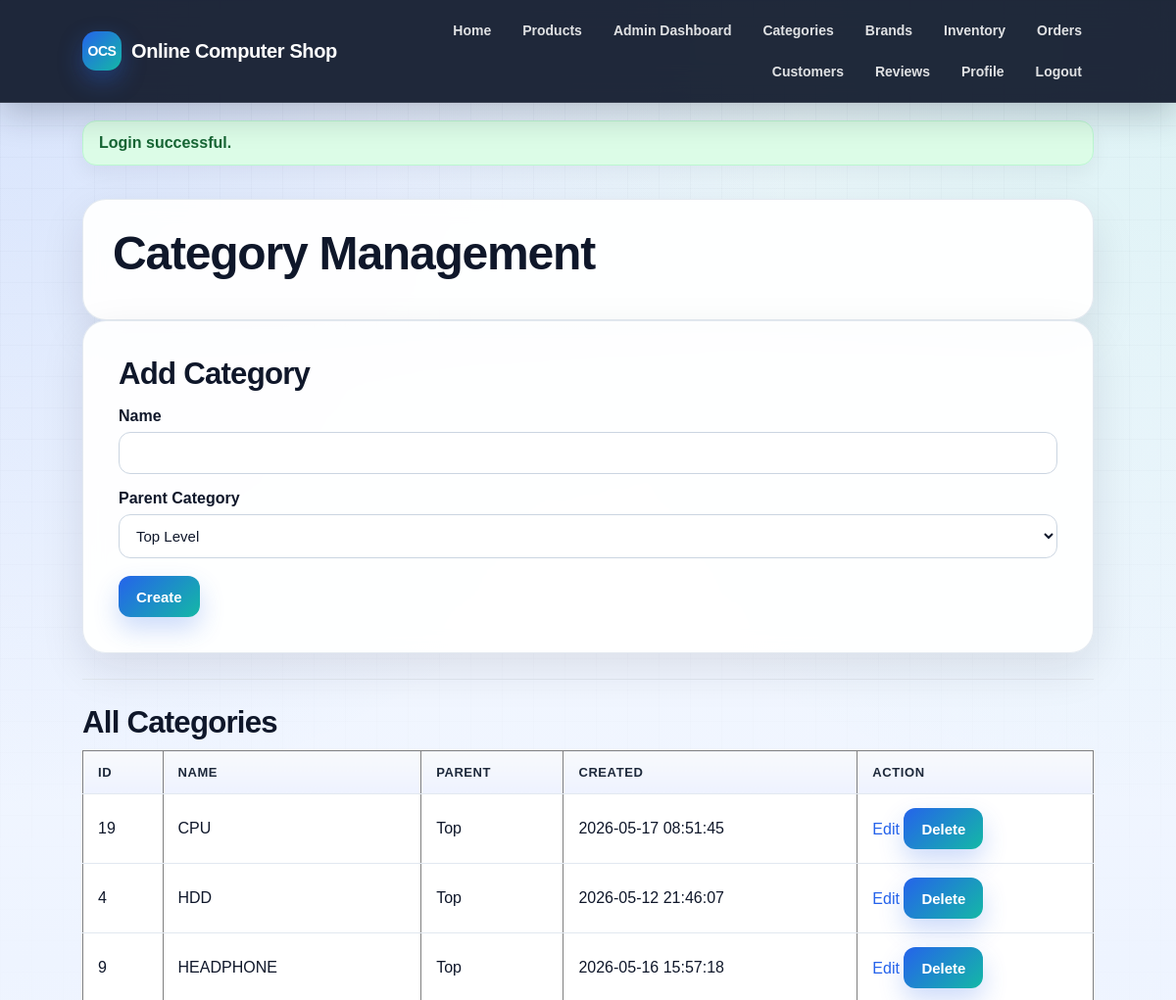
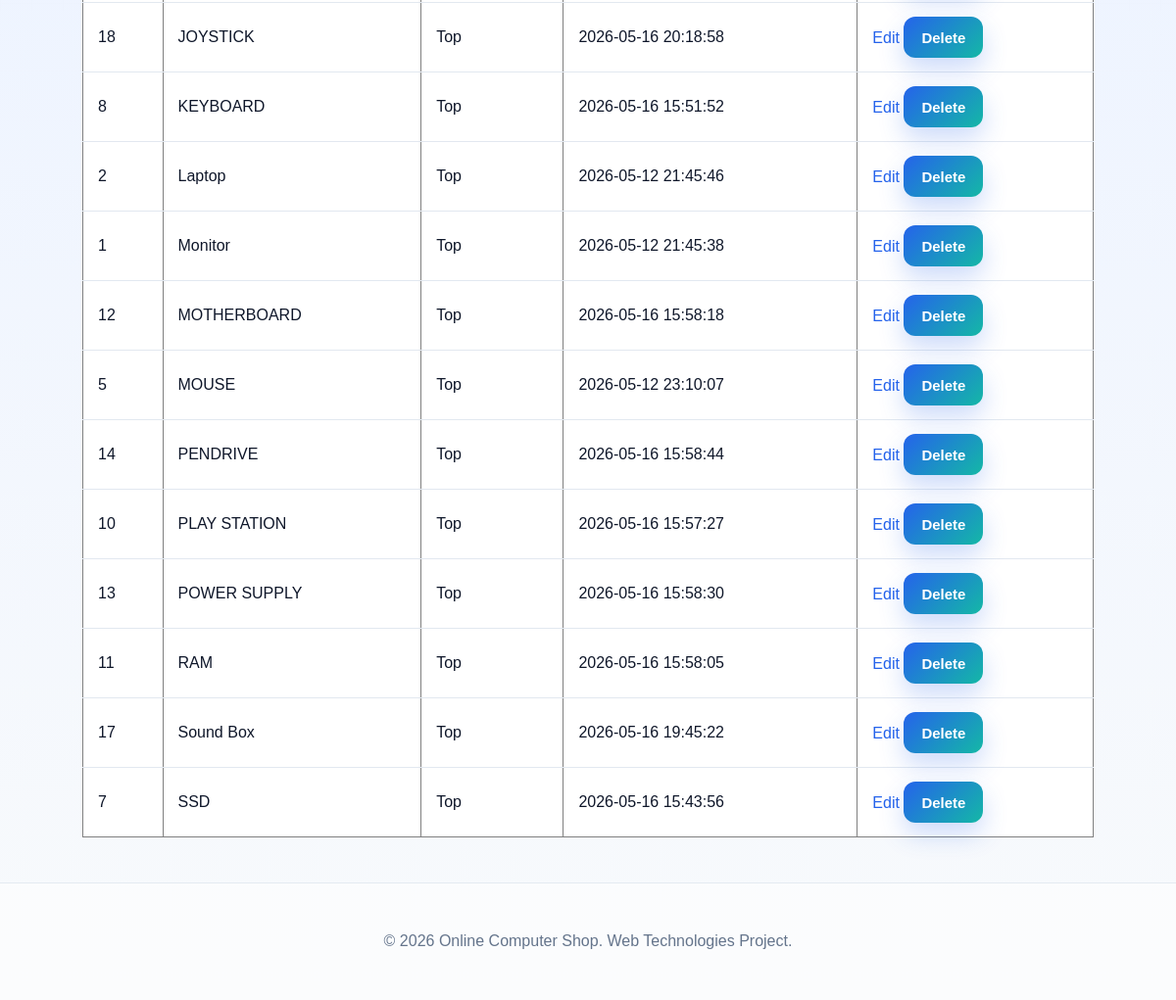
The page /index.php?page=admin-categories (signed in) on the database its author committed (2 pictures, top to bottom).
### tables this page shows
CREATE TABLE `categories` (
  `id` int(11) NOT NULL,
  `name` varchar(100) DEFAULT NULL,
  `parent_id` int(11) DEFAULT NULL,
  `created_at` timestamp NOT NULL DEFAULT current_timestamp()
);

### controllers/AdminController.php (called while the page is built, shortened)
<?php
require_once __DIR__ . '/../models/CategoryModel.php';
function show_categories_page($conn, $errors = [], $old = []) {
    $editCategory = null;
    $categories = get_all_categories($conn);
    require __DIR__ . '/../views/admin/categories.php';
}

### config/session.php (called while the page is built, shortened)
<?php
function e($value) {
    return htmlspecialchars((string)($value ?? ''), ENT_QUOTES, 'UTF-8');
}

### models/CategoryModel.php (called while the page is built, shortened)
<?php
function get_all_categories($conn) {
    $sql = "SELECT c.id, c.name, c.parent_id, c.created_at, p.name AS parent_name
            FROM categories c
            LEFT JOIN categories p ON c.parent_id = p.id
            ORDER BY COALESCE(p.name, c.name), c.parent_id IS NOT NULL, c.name ASC";
    $result = $conn->query($sql);
    $categories = [];
    while ($row = $result->fetch_assoc()) {
        $categories[] = $row;
    }
    return $categories;
}

### views/admin/categories.php (the view, shortened to what this page needs)
<?php require __DIR__ . '/../layouts/header.php'; ?>
<?php require __DIR__ . '/../layouts/navbar.php'; ?>
<?php
$formId = (int)($old['id'] ?? ($editCategory['id'] ?? 0));
$formName = $old['name'] ?? ($editCategory['name'] ?? '');
$isEdit = $formId > 0;
?>
<main class="container">
<section class="section">
    <h1>Category Management</h1>
</section>
<section class="form-card wide">
<h2><?= $isEdit ? 'Edit Category' : 'Add Category' ?></h2>
<form method="POST" action="index.php?page=admin-categories">
    <label>Name</label>
    <input type="text" name="name" value="<?= e($formName) ?>" required>
    <label>Parent Category</label>
    <select name="parent_id">
        <option value="">Top Level</option>
    </select>
    <br><br>
    <button><?= $isEdit ? 'Update' : 'Create' ?></button>
</form>
</section>
<hr>
<section>
<h2>All Categories</h2>
<table border="1" cellpadding="10">
<tr>
    <th>ID</th>
    <th>Name</th>
    <th>Parent</th>
    <th>Created</th>
    <th>Action</th>
</tr>
<?php foreach ($categories as $cat): ?>
<tr>
<td><?= $cat['id'] ?></td>
<td><?= $cat['name'] ?></td>
<td><?= $cat['parent_name'] ?? 'Top' ?></td>
<td><?= $cat['created_at'] ?></td>
<td>
    <a href="index.php?page=admin-categories&edit=<?= $cat['id'] ?>">Edit</a>
    <form method="POST" action="index.php?page=admin-categories" style="display:inline;">
        <button onclick="return confirm('Delete this category?')">Delete</button>
    </form>
</td>
</tr>
<?php endforeach; ?>
</table>
</section>
</main>
<?php require __DIR__ . '/../layouts/footer.php'; ?>

### public/css/base.css (style rules this page uses)
:root { --primary: #2563eb; --primary-dark: #1d4ed8; --primary-soft: #dbeafe; --secondary: #14b8a6; --accent: #f97316; --danger: #dc2626; --danger-dark: #991b1b; --success: #16a34a; --success-dark: #166534; --warning: #f59e0b; --text: #0f172a; --text-soft: #475569; --muted: #64748b; --line: #e2e8f0; --surface: #ffffff; --surface-soft: #f8fafc; --surface-tint: #eff6ff; --shadow-sm: 0 8px 22px rgba(15, 23, 42, 0.06); --shadow-md: 0 16px 45px rgba(15, 23, 42, 0.10); --shadow-lg: 0 24px 70px rgba(15, 23, 42, 0.16); --radius-sm: 10px; --radius-md: 16px; --radius-lg: 24px; --max-width: 1180px; }
* { box-sizing: border-box; }
html { scroll-behavior: smooth; }
body { margin: 0; min-height: 100vh; font-family: Arial, Helvetica, sans-serif; color: var(--text); background: radial-gradient(circle at top left, rgba(37, 99, 235, 0.16), transparent 35%), radial-gradient(circle at top right, rgba(20, 184, 166, 0.12), transparent 35%), linear-gradient(180deg, #f8fbff 0%, #eef4ff 48%, #f8fafc 100%); }
body::before { content: ""; position: fixed; inset: 0; pointer-events: none; background-image: linear-gradient(rgba(15, 23, 42, 0.035) 1px, transparent 1px), linear-gradient(90deg, rgba(15, 23, 42, 0.035) 1px, transparent 1px); background-size: 32px 32px; mask-image: linear-gradient(to bottom, rgba(0, 0, 0, 0.7), transparent 55%); z-index: -1; }
a { color: var(--primary); text-decoration: none; transition: color 0.2s ease, transform 0.2s ease, background 0.2s ease, box-shadow 0.2s ease; }
h1, h2, h3 { color: var(--text); letter-spacing: -0.025em; }
h1 { font-size: clamp(2rem, 4vw, 3.6rem); line-height: 1.05; margin: 0 0 12px; }
h2 { font-size: clamp(1.45rem, 2.6vw, 2.1rem); margin: 0 0 10px; }
hr { border: 0; border-top: 1px solid var(--line); margin: 26px 0; }

### public/css/layout.css (style rules this page uses)
.container { width: 86%; max-width: var(--max-width); margin: 34px auto; }
.hero-card, .section, .filter-card, .cart-card, .detail-layout, .form-card { border: 1px solid rgba(226, 232, 240, 0.95); background: rgba(255, 255, 255, 0.94); box-shadow: var(--shadow-md); backdrop-filter: blur(10px); }
.section { margin-top: 28px; border-radius: var(--radius-lg); padding: clamp(20px, 3vw, 30px); }

### public/css/components.css (style rules this page uses)
button, .button-link, .primary-btn, .button-secondary, .mini-btn, .danger-btn { display: inline-flex; align-items: center; justify-content: center; gap: 8px; min-height: 42px; border: 0; border-radius: 12px; padding: 11px 18px; font-size: 15px; font-weight: 800; line-height: 1; cursor: pointer; transition: transform 0.18s ease, box-shadow 0.18s ease, background 0.18s ease, color 0.18s ease, border-color 0.18s ease; }
button, .button-link, .primary-btn { color: #ffffff; background: linear-gradient(135deg, var(--primary), var(--secondary)); box-shadow: 0 12px 26px rgba(37, 99, 235, 0.23); }
label { display: block; margin: 16px 0 7px; color: var(--text); font-weight: 800; }
input, select, textarea { width: 100%; padding: 12px 13px; border: 1px solid #cbd5e1; border-radius: 12px; color: var(--text); background: #ffffff; font-size: 15px; outline: none; transition: border-color 0.18s ease, box-shadow 0.18s ease, background 0.18s ease; }
.form-card { border-radius: var(--radius-lg); padding: clamp(24px, 4vw, 36px); }
.form-card h1, .form-card h2 { margin-top: 0; }
.form-card.wide { max-width: 100%; }
table { width: 100%; border-collapse: collapse; background: #ffffff; }
th, td { padding: 14px 15px; border-bottom: 1px solid var(--line); text-align: left; vertical-align: middle; }
th { color: #1e293b; background: linear-gradient(180deg, #f8fafc, #eef2ff); font-size: 13px; text-transform: uppercase; letter-spacing: 0.045em; }
tr:last-child td { border-bottom: 0; }

### rows shown on the page
categories: id "19", name "CPU", parent_name "Top", created_at "2026-05-17 08:51:45"
categories: id "4", name "HDD", parent_name "Top", created_at "2026-05-12 21:46:07"
categories: id "9", name "HEADPHONE", parent_name "Top", created_at "2026-05-16 15:57:18"
categories: id "18", name "JOYSTICK", parent_name "Top", created_at "2026-05-16 20:18:58"
categories: id "8", name "KEYBOARD", parent_name "Top", created_at "2026-05-16 15:51:52"
categories: id "2", name "Laptop", parent_name "Top", created_at "2026-05-12 21:45:46"
categories: id "1", name "Monitor", parent_name "Top", created_at "2026-05-12 21:45:38"
categories: id "12", name "MOTHERBOARD", parent_name "Top", created_at "2026-05-16 15:58:18"
categories: id "5", name "MOUSE", parent_name "Top", created_at "2026-05-12 23:10:07"
categories: id "14", name "PENDRIVE", parent_name "Top", created_at "2026-05-16 15:58:44"
categories: id "10", name "PLAY STATION", parent_name "Top", created_at "2026-05-16 15:57:27"
categories: id "13", name "POWER SUPPLY", parent_name "Top", created_at "2026-05-16 15:58:30"
categories: id "11", name "RAM", parent_name "Top", created_at "2026-05-16 15:58:05"
categories: id "17", name "Sound Box", parent_name "Top", created_at "2026-05-16 19:45:22"
categories: id "7", name "SSD", parent_name "Top", created_at "2026-05-16 15:43:56"

### other values the page prints
$flash['message'] "Login successful."
